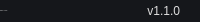
              <widget class="QFrame" name="bottomBar">
               <property name="minimumSize">
                <size>
                 <width>0</width>
                 <height>22</height>
                </size>
               </property>
               <property name="maximumSize">
                <size>
                 <width>16777215</width>
                 <height>22</height>
                </size>
               </property>
               <property name="styleSheet">
                <string notr="true">background-color: rgb(21, 23, 27);</string>
               </property>
               <property name="frameShape">
                <enum>QFrame::NoFrame</enum>
               </property>
               <property name="frameShadow">
                <enum>QFrame::Raised</enum>
               </property>
               <layout class="QHBoxLayout" name="horizontalLayout_5">
                <property name="spacing">
                 <number>0</number>
                </property>
                <property name="leftMargin">
                 <number>0</number>
                </property>
                <property name="topMargin">
                 <number>0</number>
                </property>
                <property name="rightMargin">
                 <number>0</number>
                </property>
                <property name="bottomMargin">
                 <number>0</number>
                </property>
                <item>
                 <widget class="QLabel" name="creditsLabel">
                  <property name="maximumSize">
                   <size>
                    <width>16777215</width>
                    <height>16</height>
                   </size>
                  </property>
                  <property name="font">
                   <font>
                    <family>Segoe UI</family>
                    <pointsize>-1</pointsize>
                    <italic>false</italic>
                    <bold>false</bold>
                   </font>
                  </property>
                  <property name="styleSheet">
                   <string notr="true">color: rgb(221, 221, 221);</string>
                  </property>
                  <property name="text">
                   <string>Marina J. Nelson</string>
                  </property>
                  <property name="alignment">
                   <set>Qt::AlignLeading|Qt::AlignLeft|Qt::AlignVCenter</set>
                  </property>
                 </widget>
                </item>
                <item>
                 <widget class="QLabel" name="version">
                  <property name="styleSheet">
                   <string notr="true">color: rgb(221, 221, 221)</string>
                  </property>
                  <property name="text">
                   <string>v1.1.0</string>
                  </property>
                  <property name="alignment">
                   <set>Qt::AlignRight|Qt::AlignTrailing|Qt::AlignVCenter</set>
                  </property>
                 </widget>
                </item>
                <item>
                 <widget class="QFrame" name="frame_size_grip">
                  <property name="minimumSize">
                   <size>
                    <width>20</width>
                    <height>0</height>
                   </size>
                  </property>
                  <property name="maximumSize">
                   <size>
                    <width>20</width>
                    <height>16777215</height>
                   </size>
                  </property>
                  <property name="frameShape">
                   <enum>QFrame::NoFrame</enum>
                  </property>
                  <property name="frameShadow">
                   <enum>QFrame::Raised</enum>
                  </property>
                 </widget>
                </item>
               </layout>
              </widget>
